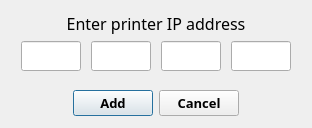
<?xml version="1.0" encoding="UTF-8"?>
<ui version="4.0">
 <class>AddIPAddress</class>
 <widget class="QDialog" name="AddIPAddress">
  <property name="windowModality">
   <enum>Qt::ApplicationModal</enum>
  </property>
  <property name="geometry">
   <rect>
    <x>0</x>
    <y>0</y>
    <width>312</width>
    <height>128</height>
   </rect>
  </property>
  <property name="windowTitle">
   <string>Find printer by IP address</string>
  </property>
  <property name="modal">
   <bool>true</bool>
  </property>
  <layout class="QVBoxLayout" name="verticalLayout_2">
   <property name="spacing">
    <number>0</number>
   </property>
   <property name="leftMargin">
    <number>0</number>
   </property>
   <property name="topMargin">
    <number>0</number>
   </property>
   <property name="rightMargin">
    <number>0</number>
   </property>
   <property name="bottomMargin">
    <number>0</number>
   </property>
   <item>
    <widget class="QFrame" name="frame_main">
     <property name="frameShape">
      <enum>QFrame::NoFrame</enum>
     </property>
     <property name="frameShadow">
      <enum>QFrame::Plain</enum>
     </property>
     <property name="lineWidth">
      <number>0</number>
     </property>
     <layout class="QVBoxLayout" name="verticalLayout">
      <property name="spacing">
       <number>0</number>
      </property>
      <property name="leftMargin">
       <number>0</number>
      </property>
      <property name="topMargin">
       <number>0</number>
      </property>
      <property name="rightMargin">
       <number>0</number>
      </property>
      <property name="bottomMargin">
       <number>0</number>
      </property>
      <item>
       <widget class="QFrame" name="frame_body">
        <property name="sizePolicy">
         <sizepolicy hsizetype="Preferred" vsizetype="Expanding">
          <horstretch>0</horstretch>
          <verstretch>0</verstretch>
         </sizepolicy>
        </property>
        <property name="frameShape">
         <enum>QFrame::NoFrame</enum>
        </property>
        <property name="frameShadow">
         <enum>QFrame::Raised</enum>
        </property>
        <property name="lineWidth">
         <number>0</number>
        </property>
        <layout class="QVBoxLayout" name="verticalLayout_3">
         <property name="topMargin">
          <number>12</number>
         </property>
         <property name="bottomMargin">
          <number>12</number>
         </property>
         <item>
          <widget class="QLabel" name="label_2">
           <property name="font">
            <font>
             <family>맑은 고딕</family>
             <pointsize>12</pointsize>
             <weight>50</weight>
             <bold>false</bold>
            </font>
           </property>
           <property name="text">
            <string>Enter printer IP address</string>
           </property>
           <property name="alignment">
            <set>Qt::AlignCenter</set>
           </property>
          </widget>
         </item>
         <item>
          <layout class="QHBoxLayout" name="horizontalLayout_3">
           <property name="spacing">
            <number>10</number>
           </property>
           <property name="leftMargin">
            <number>10</number>
           </property>
           <property name="rightMargin">
            <number>10</number>
           </property>
           <item>
            <widget class="QLineEdit" name="ip0">
             <property name="sizePolicy">
              <sizepolicy hsizetype="Preferred" vsizetype="Preferred">
               <horstretch>0</horstretch>
               <verstretch>0</verstretch>
              </sizepolicy>
             </property>
             <property name="minimumSize">
              <size>
               <width>0</width>
               <height>0</height>
              </size>
             </property>
             <property name="font">
              <font>
               <family>맑은 고딕</family>
               <pointsize>11</pointsize>
               <weight>75</weight>
               <bold>true</bold>
              </font>
             </property>
             <property name="inputMethodHints">
              <set>Qt::ImhDigitsOnly</set>
             </property>
             <property name="maxLength">
              <number>3</number>
             </property>
             <property name="cursorPosition">
              <number>0</number>
             </property>
             <property name="alignment">
              <set>Qt::AlignCenter</set>
             </property>
            </widget>
           </item>
           <item>
            <widget class="QLineEdit" name="ip1">
             <property name="sizePolicy">
              <sizepolicy hsizetype="Preferred" vsizetype="Preferred">
               <horstretch>0</horstretch>
               <verstretch>0</verstretch>
              </sizepolicy>
             </property>
             <property name="minimumSize">
              <size>
               <width>0</width>
               <height>0</height>
              </size>
             </property>
             <property name="font">
              <font>
               <family>맑은 고딕</family>
               <pointsize>11</pointsize>
               <weight>75</weight>
               <bold>true</bold>
              </font>
             </property>
             <property name="inputMethodHints">
              <set>Qt::ImhLatinOnly</set>
             </property>
             <property name="maxLength">
              <number>3</number>
             </property>
             <property name="cursorPosition">
              <number>0</number>
             </property>
             <property name="alignment">
              <set>Qt::AlignCenter</set>
             </property>
            </widget>
           </item>
           <item>
            <widget class="QLineEdit" name="ip2">
             <property name="sizePolicy">
              <sizepolicy hsizetype="Preferred" vsizetype="Preferred">
               <horstretch>0</horstretch>
               <verstretch>0</verstretch>
              </sizepolicy>
             </property>
             <property name="minimumSize">
              <size>
               <width>0</width>
               <height>0</height>
              </size>
             </property>
             <property name="font">
              <font>
               <family>맑은 고딕</family>
               <pointsize>11</pointsize>
               <weight>75</weight>
               <bold>true</bold>
              </font>
             </property>
             <property name="inputMethodHints">
              <set>Qt::ImhLatinOnly</set>
             </property>
             <property name="maxLength">
              <number>3</number>
             </property>
             <property name="cursorPosition">
              <number>0</number>
             </property>
             <property name="alignment">
              <set>Qt::AlignCenter</set>
             </property>
            </widget>
           </item>
           <item>
            <widget class="QLineEdit" name="ip3">
             <property name="sizePolicy">
              <sizepolicy hsizetype="Preferred" vsizetype="Preferred">
               <horstretch>0</horstretch>
               <verstretch>0</verstretch>
              </sizepolicy>
             </property>
             <property name="minimumSize">
              <size>
               <width>0</width>
               <height>0</height>
              </size>
             </property>
             <property name="font">
              <font>
               <family>맑은 고딕</family>
               <pointsize>11</pointsize>
               <weight>75</weight>
               <bold>true</bold>
              </font>
             </property>
             <property name="inputMethodHints">
              <set>Qt::ImhLatinOnly</set>
             </property>
             <property name="maxLength">
              <number>3</number>
             </property>
             <property name="cursorPosition">
              <number>0</number>
             </property>
             <property name="alignment">
              <set>Qt::AlignCenter</set>
             </property>
            </widget>
           </item>
          </layout>
         </item>
         <item>
          <spacer name="verticalSpacer">
           <property name="orientation">
            <enum>Qt::Vertical</enum>
           </property>
           <property name="sizeType">
            <enum>QSizePolicy::Expanding</enum>
           </property>
           <property name="sizeHint" stdset="0">
            <size>
             <width>20</width>
             <height>10</height>
            </size>
           </property>
          </spacer>
         </item>
         <item>
          <layout class="QHBoxLayout" name="horizontalLayout_2">
           <item>
            <spacer name="horizontalSpacer">
             <property name="orientation">
              <enum>Qt::Horizontal</enum>
             </property>
             <property name="sizeHint" stdset="0">
              <size>
               <width>10</width>
               <height>20</height>
              </size>
             </property>
            </spacer>
           </item>
           <item>
            <widget class="QPushButton" name="buttonAdd">
             <property name="enabled">
              <bool>true</bool>
             </property>
             <property name="sizePolicy">
              <sizepolicy hsizetype="Minimum" vsizetype="Fixed">
               <horstretch>0</horstretch>
               <verstretch>0</verstretch>
              </sizepolicy>
             </property>
             <property name="minimumSize">
              <size>
               <width>0</width>
               <height>0</height>
              </size>
             </property>
             <property name="font">
              <font>
               <family>맑은 고딕</family>
               <pointsize>10</pointsize>
               <weight>75</weight>
               <bold>true</bold>
              </font>
             </property>
             <property name="autoFillBackground">
              <bool>false</bool>
             </property>
             <property name="text">
              <string>Add</string>
             </property>
             <property name="flat">
              <bool>false</bool>
             </property>
            </widget>
           </item>
           <item>
            <widget class="QPushButton" name="buttonCancel">
             <property name="sizePolicy">
              <sizepolicy hsizetype="Minimum" vsizetype="Fixed">
               <horstretch>0</horstretch>
               <verstretch>0</verstretch>
              </sizepolicy>
             </property>
             <property name="minimumSize">
              <size>
               <width>0</width>
               <height>0</height>
              </size>
             </property>
             <property name="font">
              <font>
               <family>맑은 고딕</family>
               <pointsize>10</pointsize>
               <weight>75</weight>
               <bold>true</bold>
              </font>
             </property>
             <property name="autoFillBackground">
              <bool>false</bool>
             </property>
             <property name="text">
              <string>Cancel</string>
             </property>
             <property name="flat">
              <bool>false</bool>
             </property>
            </widget>
           </item>
           <item>
            <spacer name="horizontalSpacer_2">
             <property name="orientation">
              <enum>Qt::Horizontal</enum>
             </property>
             <property name="sizeHint" stdset="0">
              <size>
               <width>10</width>
               <height>20</height>
              </size>
             </property>
            </spacer>
           </item>
          </layout>
         </item>
        </layout>
       </widget>
      </item>
     </layout>
    </widget>
   </item>
  </layout>
 </widget>
 <layoutdefault spacing="6" margin="11"/>
 <resources>
  <include location="rodinP.qrc"/>
 </resources>
 <connections>
  <connection>
   <sender>buttonCancel</sender>
   <signal>clicked()</signal>
   <receiver>AddIPAddress</receiver>
   <slot>close()</slot>
   <hints>
    <hint type="sourcelabel">
     <x>166</x>
     <y>133</y>
    </hint>
    <hint type="destinationlabel">
     <x>263</x>
     <y>177</y>
    </hint>
   </hints>
  </connection>
 </connections>
</ui>
